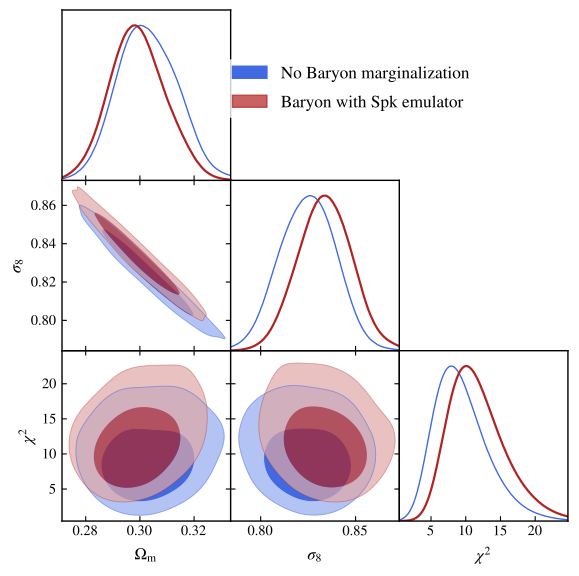

Write the Python code that produced this figure.
import getdist.plots as gplot
from getdist import MCSamples
from getdist import loadMCSamples
import os
import matplotlib
import subprocess
import matplotlib.pyplot as plt
import numpy as np

#DELETE TMP FILES
subprocess.Popen("rm KZ_P1_TMP[0-9].*", shell=True, cwd=".")

# GENERAL PLOT OPTIONS
matplotlib.rcParams['mathtext.fontset'] = 'stix'
matplotlib.rcParams['font.family'] = 'STIXGeneral'
matplotlib.rcParams['mathtext.rm'] = 'Bitstream Vera Sans'
matplotlib.rcParams['mathtext.it'] = 'Bitstream Vera Sans:italic'
matplotlib.rcParams['mathtext.bf'] = 'Bitstream Vera Sans:bold'
matplotlib.rcParams['xtick.bottom'] = True
matplotlib.rcParams['xtick.top'] = False
matplotlib.rcParams['ytick.right'] = False
matplotlib.rcParams['axes.edgecolor'] = 'black'
matplotlib.rcParams['axes.linewidth'] = '1.0'
matplotlib.rcParams['axes.labelsize'] = 'medium'
matplotlib.rcParams['axes.grid'] = True
matplotlib.rcParams['grid.linewidth'] = '0.0'
matplotlib.rcParams['grid.alpha'] = '0.18'
matplotlib.rcParams['grid.color'] = 'lightgray'
matplotlib.rcParams['legend.labelspacing'] = 0.77
matplotlib.rcParams['savefig.bbox'] = 'tight'
matplotlib.rcParams['savefig.format'] = 'pdf'

# ADDING NEFF AS DERIVED PARAMETER
parameter = [u'omegam', u'sigma8',u'chi2']
chaindir=r'.'

root_chains = ('EXAMPLE_MCMC_SPK_4', 'EXAMPLE_MCMC_SPK_3')

analysissettings={'smooth_scale_1D':0.45,'smooth_scale_2D':0.45,'ignore_rows': u'0.5',
'range_confidence' : u'0.025'}

analysissettings2={'smooth_scale_1D':0.45,'smooth_scale_2D':0.45,'ignore_rows': u'0.0',
'range_confidence' : u'0.025'}

# --------------------------------------------------------------------------------
# --------------------------------------------------------------------------------
# --------------------------------------------------------------------------------
samples=loadMCSamples('../chains/' + root_chains[0],settings=analysissettings)
p = samples.getParams()
# --------------------------------------------------------------------------------
# samples.addDerived(np.exp(p.logA)/10.0,name='1e9As',label='{10^9\\rm A_s}',
# range=[np.exp(samples.getLower('logA'))/10.0,np.exp(samples.getUpper('logA'))/10.0])
# # --------------------------------------------------------------------------------
# samples.addDerived(p.omegach2*10.0,name='10omegach2',label='{10 \Omega_c h^2}',
# range=[samples.getLower('omegach2')*10.0,samples.getUpper('omegach2')*10.0])
# # --------------------------------------------------------------------------------
# samples.addDerived(p.omegabh2*100.0,name='100omegabh2',label='{100 \Omega_b h^2}',
# range=[samples.getLower('omegabh2')*100.0,samples.getUpper('omegabh2')*100.0])
# # --------------------------------------------------------------------------------
# samples.addDerived(p.ns*10.0,name='10ns',label='{10 n_s}',
# range=[samples.getLower('ns')*10.0,samples.getUpper('ns')*10.0])
# # --------------------------------------------------------------------------------
# samples.addDerived(p.w0pwa-p.w,name='wa',label='{w_a}')
# --------------------------------------------------------------------------------
samples.saveAsText('KZ_P1_TMP1')
# --------------------------------------------------------------------------------
# --------------------------------------------------------------------------------
# --------------------------------------------------------------------------------
samples=loadMCSamples('../chains/' + root_chains[1],settings=analysissettings)
p = samples.getParams()
# --------------------------------------------------------------------------------
# samples.addDerived(np.exp(p.logA)/10.0,name='1e9As',label='{10^9\\rm A_s}',
# range=[np.exp(samples.getLower('logA'))/10.0,np.exp(samples.getUpper('logA'))/10.0])
# # --------------------------------------------------------------------------------
# samples.addDerived(p.omegach2*10.0,name='10omegach2',label='{10 \Omega_c h^2}',
# range=[samples.getLower('omegach2')*10.0,samples.getUpper('omegach2')*10.0])
# # --------------------------------------------------------------------------------
# samples.addDerived(p.omegabh2*100.0,name='100omegabh2',label='{100 \Omega_b h^2}',
# range=[samples.getLower('omegabh2')*100.0,samples.getUpper('omegabh2')*100.0])
# # --------------------------------------------------------------------------------
# samples.addDerived(p.ns*10.0,name='10ns',label='{10 n_s}',
# range=[samples.getLower('ns')*10.0,samples.getUpper('ns')*10.0])
# # --------------------------------------------------------------------------------
# samples.addDerived(p.w0pwa-p.w,name='wa',label='{w_a}')
# --------------------------------------------------------------------------------
samples.saveAsText('KZ_P1_TMP2')
# --------------------------------------------------------------------------------
# --------------------------------------------------------------------------------
# --------------------------------------------------------------------------------
# samples=loadMCSamples('./' + root_chains[2],settings=analysissettings)
# p = samples.getParams()
# # --------------------------------------------------------------------------------
# samples.addDerived(np.exp(p.logA)/10.0,name='1e9As',label='{10^9\\rm A_s}',
# range=[np.exp(samples.getLower('logA'))/10.0,np.exp(samples.getUpper('logA'))/10.0])
# # --------------------------------------------------------------------------------
# samples.addDerived(p.omegach2*10.0,name='10omegach2',label='{10 \Omega_c h^2}',
# range=[samples.getLower('omegach2')*10.0,samples.getUpper('omegach2')*10.0])
# # --------------------------------------------------------------------------------
# samples.addDerived(p.omegabh2*100.0,name='100omegabh2',label='{100 \Omega_b h^2}',
# range=[samples.getLower('omegabh2')*100.0,samples.getUpper('omegabh2')*100.0])
# # --------------------------------------------------------------------------------
# samples.addDerived(p.ns*10.0,name='10ns',label='{10 n_s}',
# range=[samples.getLower('ns')*10.0,samples.getUpper('ns')*10.0])
# # --------------------------------------------------------------------------------
# samples.addDerived(p.w0pwa-p.w,name='wa',label='{w_a}')
# # --------------------------------------------------------------------------------
# samples.saveAsText('.VM_P1_TMP3')
# --------------------------------------------------------------------------------
# --------------------------------------------------------------------------------
# --------------------------------------------------------------------------------

#GET DIST PLOT SETUP
g=gplot.getSubplotPlotter(chain_dir=chaindir,
analysis_settings=analysissettings,width_inch=5.9)
g.settings.lw_contour = 1.2
g.settings.legend_rect_border = False
g.settings.figure_legend_frame = False
g.settings.axes_fontsize = 13.5
g.settings.legend_fontsize = 15.5
g.settings.alpha_filled_add = 0.7
g.settings.lab_fontsize=15
g.legend_labels=False

param_3d = None
g.triangle_plot(['KZ_P1_TMP1','KZ_P1_TMP2'],parameter,
plot_3d_with_param=param_3d,line_args=[
{'lw': 1.0,'ls': 'solid', 'color':'royalblue'},
{'lw': 1.6,'ls': 'solid', 'color':'firebrick'},
{'lw': 1.9,'ls': 'dashed', 'color':'black'}],
contour_colors=['royalblue','firebrick','black'],
filled=True,shaded=False,
legend_labels=['No Baryon marginalization',
               'Baryon with Spk emulator',],
                
legend_loc=(0.39,0.795),
imax_shaded=0)
g.export()

#DELETE TMP FILES
subprocess.Popen("rm KZ_P1_TMP[0-9].*", shell=True, cwd=".")
